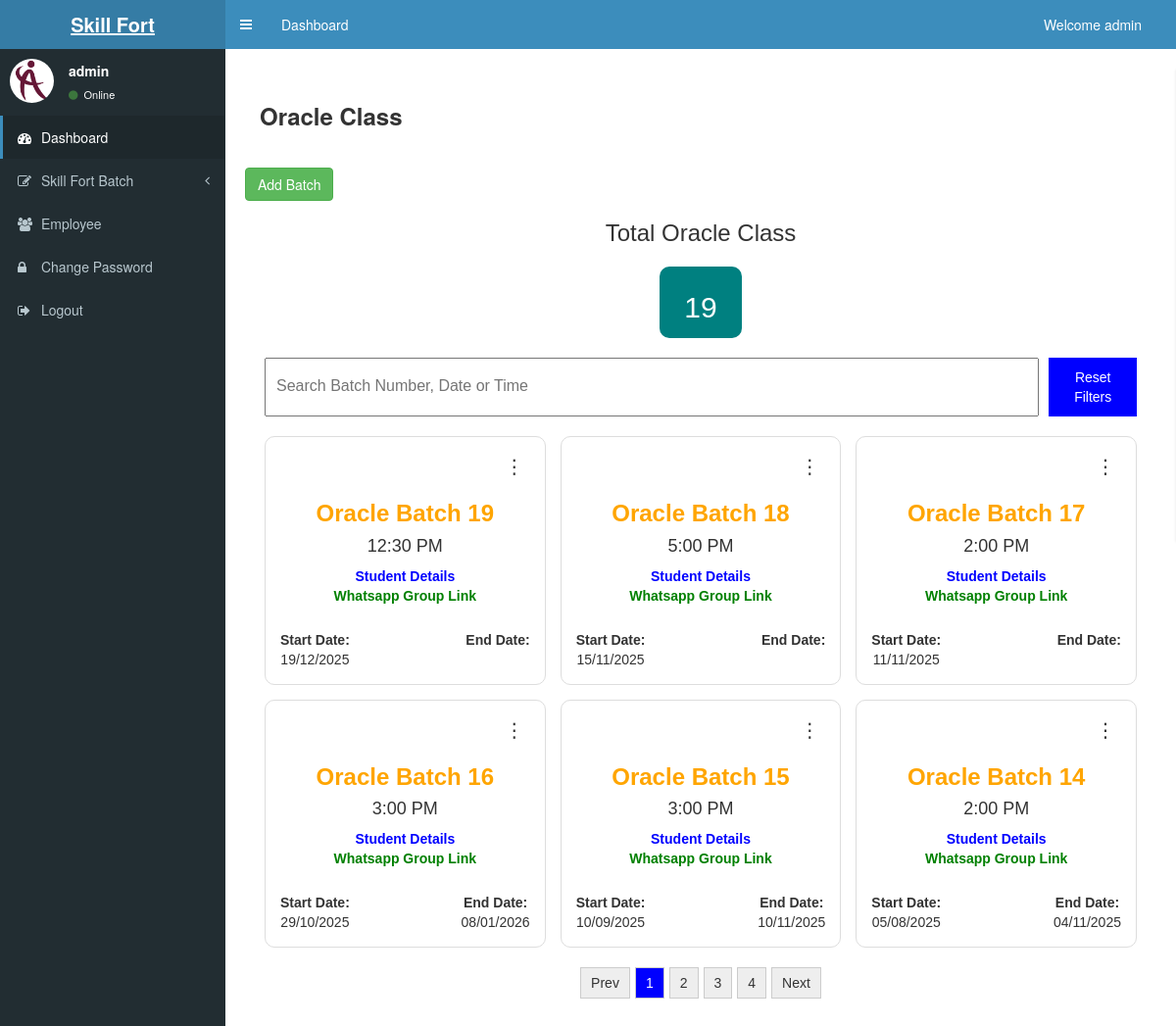
/product.php?category=Oracle (signed in), run on the app's committed database.
### tables this page shows
CREATE TABLE `products` (
  `id` int(11) NOT NULL,
  `course` varchar(50) NOT NULL,
  `batch_number` int(11) NOT NULL,
  `class_name` varchar(200) NOT NULL,
  `class_time` varchar(50) NOT NULL,
  `start_date` varchar(50) NOT NULL,
  `date_time` timestamp NOT NULL DEFAULT current_timestamp() ON UPDATE current_timestamp(),
  `end_date` varchar(50) NOT NULL,
  `whatsappLink` varchar(300) NOT NULL,
  `description` text NOT NULL
);

### product.php (the view, shortened to what this page needs)
<?php include('header.php') ?>
<?php
$category = $_GET["category"];
?>
<div class="content-wrapper">
  <div class="container-table">
    <br>
    <section class="content-header">
      <h1>
        <b><?php echo $category; ?> Class</b>
      </h1>
    </section>
    <br>
    <br />
    <div class="form-group float-right">
      <a href="product_add.php?category=<?php echo $category; ?>"><button class="btn btn-success">Add Batch</button></a>
    </div>
    <div class="classList">
      <div class="container-ClassList">
        <h3 id="h1id01">Total <?php echo $category; ?> Class</h3>
        <div class="summary">
          <div class="summary-card">
            <h2 id="enquiryCount">0</h2>
          </div>
        </div>
        <div class="filters">
          <input type="text" id="searchInput" placeholder="Search Batch Number, Date or Time" />
          <button id="resetBtn">Reset Filters</button>
        </div>
        <div id="enquiryList" class="card-grid">
          <?php
          $result = mysqli_query($conn, "SELECT * FROM `products` WHERE `course`='$category'  ORDER BY `id` DESC");
          while ($row_result = mysqli_fetch_array($result)) {
            $item_id = $row_result['id'];
            $course = $row_result['course'];
            $class_name = $row_result['class_name'];
            $class_time = $row_result['class_time'];
            $start_date = $row_result['start_date'];
            $whatsappLink = $row_result['whatsappLink'];
            $end_date = $row_result['end_date'];
          ?>
            <div class="card">
              <div class="menu-container">
                <button class="menu-btn">⋮</button>
              </div>
              <h3 class="enquiry-id"><?php echo $class_name; ?></h3>
              <h4><?php echo $class_time; ?></h4>
              <div class="student-badge">
                <a href="studentDetails.php?id=<?php echo $item_id; ?>&category=<?php echo $course; ?>">Student Details</a>
              </div>
              <div class="course-badge">
                <a href="<?php echo $whatsappLink; ?>" target="_blank">Whatsapp Group Link</a>
              </div>
              <div class="card-footer">
                <div><strong>Start Date:</strong><br><?php echo date("d/m/Y", strtotime($start_date)); ?></div>
                <div>
                  <strong>End Date:</strong><br>
                  <?php
                  if (!empty($end_date)) {
                    echo date("d/m/Y", strtotime($end_date));
                  } else {
                    echo "";
                  }
                  ?>
                </div>
              </div>
            </div>
          <?php
          }
          ?>
        </div>
        <div class="pagination" id="pagination"></div>
      </div>
    </div>
  </div>
</div>
<?php include('footer.php') ?>

### header.php (style rules this page uses)
.container-table { margin: 15px; padding: 5px; }
.classList { font-family: Arial, sans-serif; margin: 20px; }
.container-ClassList { border-radius: 10px; }
#h1id01 { text-align: center; margin-bottom: 20px; }
.summary { display: flex; justify-content: center; margin-bottom: 20px; }
.summary-card { background: teal; color: white; padding: 5px 25px; border-radius: 10px; text-align: center; }
.filters { display: flex; flex-direction: column; gap: 10px; margin-bottom: 20px; }
.filters input { padding: 10px; font-size: 16px; width: 100%; }
.filters button { padding: 10px; background: blue; color: white; border: none; cursor: pointer; }
.card-grid { display: grid; grid-template-columns: 1fr; gap: 15px; }
@media (min-width: 600px) { .filters { flex-direction: row; justify-content: space-between; } }
@media (min-width: 600px) { .card-grid { grid-template-columns: repeat(3, 1fr); } }
.card { background: white; border: 1px solid #ddd; border-radius: 10px; padding: 15px; text-align: center; transition: 0.3s; }
.card .enquiry-id { color: orange; font-weight: bold; }
.course-badge a { text-decoration: none; color: green; font-weight: bold; }
.student-badge a { text-decoration: none; color: blue; font-weight: bold; }
.card-footer { display: flex; justify-content: space-between; font-size: 14px; margin-top: 25px; }
.pagination { display: flex; justify-content: center; flex-wrap: wrap; margin-top: 20px; gap: 5px; }
.menu-container { position: relative; text-align: right; }
.menu-btn { background: none; border: none; font-size: 20px; cursor: pointer; }

### data on the page
products: class_name "Oracle Batch 19", class_time "12:30 PM", start_date "19/12/2025"
products: class_name "Oracle Batch 18", class_time "5:00 PM", start_date "15/11/2025"
products: class_name "Oracle Batch 17", class_time "2:00 PM", start_date "11/11/2025"
products: class_name "Oracle Batch 16", class_time "3:00 PM", start_date "29/10/2025", end_date "08/01/2026"
products: class_name "Oracle Batch 15", class_time "3:00 PM", start_date "10/09/2025", end_date "10/11/2025"
products: class_name "Oracle Batch 14", class_time "2:00 PM", start_date "05/08/2025", end_date "04/11/2025"

### other printed values
$username "admin"
$category "Oracle"
